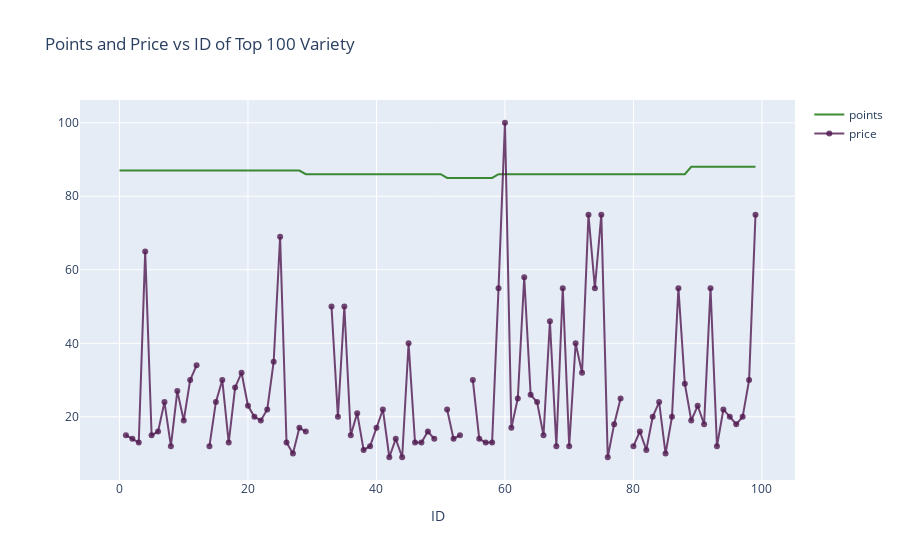

Notebook code cell kept with this figure:
### Code cell
#Plotly line Plot

df = winemag130_data.iloc[:100,:]

# import graph objects as "go"
import plotly.graph_objs as go

# Creating trace1
trace1 = go.Scatter(
                    x = df.ID,
                    y = df.points,
                    mode = "lines",
                    name = "points",
                    marker = dict(color = 'rgba(16, 112, 2, 0.8)'),
                    text= df.variety)
# Creating trace2
trace2 = go.Scatter(
                    x = df.ID,
                    y = df.price,
                    mode = "lines+markers",
                    name = "price",
                    marker = dict(color = 'rgba(80, 26, 80, 0.8)'),
                    text= df.variety)
data = [trace1, trace2]
layout = dict(title = 'Points and Price vs ID of Top 100 Variety',
              xaxis= dict(title= 'ID',ticklen= 5,zeroline= False)
             )
fig = dict(data = data, layout = layout)
iplot(fig)

### Figure 1 — Plotly figure (JSON) as saved in the notebook; plotly's stock layout.template omitted (floating-point values rounded to 4 significant figures)
{"data": [{"marker": {"color": "rgba(16, 112, 2, 0.8)"}, "mode": "lines", "name": "points", "text": ["White Blend", "Portuguese Red", "Pinot Gris", "Riesling", "Pinot Noir", "Tempranillo-Merlot", "Frappato", "Gewürztraminer", "Gewürztraminer", "Pinot Gris", "Cabernet Sauvignon", "Gewürztraminer", "Cabernet Sauvignon", "Nerello Mascalese", "Chardonnay", "Riesling", "Malbec", "Malbec", "Tempranillo Blend", "Meritage", "Red Blend", "Pinot Noir", "White Blend", "Merlot", "Nero d'Avola", "Pinot Noir", "White Blend", "Nero d'Avola", "Red Blend", "Chenin Blanc", "Gamay", "Red Blend", "White Blend", "Red Blend", "Sauvignon Blanc", "Pinot Noir", "Viognier-Chardonnay", "Cabernet Sauvignon", "Primitivo", "Nero d'Avola", "Catarratto", "Pinot Noir", "Gamay", "Sauvignon Blanc", "Merlot", "Red Blend", "Inzolia", "Riesling", "Sauvignon Blanc", "Gamay", "Red Blend", "Petit Verdot", "Monica", "Bordeaux-style White Blend", "Red Blend", "Chardonnay", "Chardonnay", "Grillo", "Pinot Noir", "Malbec", "Cabernet Sauvignon", "Sangiovese", "Cabernet Franc", "Champagne Blend", "Sauvignon Blanc", "Chardonnay", "Chardonnay", "Bordeaux-style Red Blend", "Red Blend", "Champagne Blend", "Chardonnay", "Cabernet Sauvignon", "Aglianico", "Cabernet Sauvignon", "Petite Sirah", "Bordeaux-style Red Blend", "Riesling", "Chardonnay", "Pinot Noir", "Touriga Nacional", "Carmenère", "Albariño", "Petit Manseng", "Rosé", "Zinfandel", "Riesling", "Albariño", "Merlot", "Vernaccia", "Rosato", "Red Blend", "Pinot Gris", "Meritage", "Grüner Veltliner", "Viognier", "Gamay", "Gamay", "Riesling", "Sangiovese", "Bordeaux-style Red Blend"], "type": "scatter", "x": [0, 1, 2, 3, 4, 5, 6, 7, 8, 9, 10, 11, 12, 13, 14, 15, 16, 17, 18, 19, 20, 21, 22, 23, 24, 25, 26, 27, 28, 29, 30, 31, 32, 33, 34, 35, 36, 37, 38, 39, 40, 41, 42, 43, 44, 45, 46, 47, 48, 49, 50, 51, 52, 53, 54, 55, 56, 57, 58, 59, 60, 61, 62, 63, 64, 65, 66, 67, 68, 69, 70, 71, 72, 73, 74, 75, 76, 77, 78, 79, 80, 81, 82, 83, 84, 85, 86, 87, 88, 89, 90, 91, 92, 93, 94, 95, 96, 97, 98, 99], "y": [87, 87, 87, 87, 87, 87, 87, 87, 87, 87, 87, 87, 87, 87, 87, 87, 87, 87, 87, 87, 87, 87, 87, 87, 87, 87, 87, 87, 87, 86, 86, 86, 86, 86, 86, 86, 86, 86, 86, 86, 86, 86, 86, 86, 86, 86, 86, 86, 86, 86, 86, 85, 85, 85, 85, 85, 85, 85, 85, 86, 86, 86, 86, 86, 86, 86, 86, 86, 86, 86, 86, 86, 86, 86, 86, 86, 86, 86, 86, 86, 86, 86, 86, 86, 86, 86, 86, 86, 86, 88, 88, 88, 88, 88, 88, 88, 88, 88, 88, 88]}, {"marker": {"color": "rgba(80, 26, 80, 0.8)"}, "mode": "lines+markers", "name": "price", "text": ["White Blend", "Portuguese Red", "Pinot Gris", "Riesling", "Pinot Noir", "Tempranillo-Merlot", "Frappato", "Gewürztraminer", "Gewürztraminer", "Pinot Gris", "Cabernet Sauvignon", "Gewürztraminer", "Cabernet Sauvignon", "Nerello Mascalese", "Chardonnay", "Riesling", "Malbec", "Malbec", "Tempranillo Blend", "Meritage", "Red Blend", "Pinot Noir", "White Blend", "Merlot", "Nero d'Avola", "Pinot Noir", "White Blend", "Nero d'Avola", "Red Blend", "Chenin Blanc", "Gamay", "Red Blend", "White Blend", "Red Blend", "Sauvignon Blanc", "Pinot Noir", "Viognier-Chardonnay", "Cabernet Sauvignon", "Primitivo", "Nero d'Avola", "Catarratto", "Pinot Noir", "Gamay", "Sauvignon Blanc", "Merlot", "Red Blend", "Inzolia", "Riesling", "Sauvignon Blanc", "Gamay", "Red Blend", "Petit Verdot", "Monica", "Bordeaux-style White Blend", "Red Blend", "Chardonnay", "Chardonnay", "Grillo", "Pinot Noir", "Malbec", "Cabernet Sauvignon", "Sangiovese", "Cabernet Franc", "Champagne Blend", "Sauvignon Blanc", "Chardonnay", "Chardonnay", "Bordeaux-style Red Blend", "Red Blend", "Champagne Blend", "Chardonnay", "Cabernet Sauvignon", "Aglianico", "Cabernet Sauvignon", "Petite Sirah", "Bordeaux-style Red Blend", "Riesling", "Chardonnay", "Pinot Noir", "Touriga Nacional", "Carmenère", "Albariño", "Petit Manseng", "Rosé", "Zinfandel", "Riesling", "Albariño", "Merlot", "Vernaccia", "Rosato", "Red Blend", "Pinot Gris", "Meritage", "Grüner Veltliner", "Viognier", "Gamay", "Gamay", "Riesling", "Sangiovese", "Bordeaux-style Red Blend"], "type": "scatter", "x": [0, 1, 2, 3, 4, 5, 6, 7, 8, 9, 10, 11, 12, 13, 14, 15, 16, 17, 18, 19, 20, 21, 22, 23, 24, 25, 26, 27, 28, 29, 30, 31, 32, 33, 34, 35, 36, 37, 38, 39, 40, 41, 42, 43, 44, 45, 46, 47, 48, 49, 50, 51, 52, 53, 54, 55, 56, 57, 58, 59, 60, 61, 62, 63, 64, 65, 66, 67, 68, 69, 70, 71, 72, 73, 74, 75, 76, 77, 78, 79, 80, 81, 82, 83, 84, 85, 86, 87, 88, 89, 90, 91, 92, 93, 94, 95, 96, 97, 98, 99], "y": [null, 15, 14, 13, 65, 15, 16, 24, 12, 27, 19, 30, 34, null, 12, 24, 30, 13, 28, 32, 23, 20, 19, 22, 35, 69, 13, 10, 17, 16, null, null, null, 50, 20, 50, 15, 21, 11, 12, 17, 22, 9, 14, 9, 40, 13, 13, 16, 14, null, 22, 14, 15, null, 30, 14, 13, 13, 55, 100, 17, 25, 58, 26, 24, 15, 46, 12, 55, 12, 40, 32, 75, 55, 75, 9, 18, 25, null, 12, 16, 11, 20, 24, 10, 20, 55, 29, 19, 23, 18, 55, 12, 22, 20, 18, 20, 30, 75]}], "layout": {"autosize": true, "title": {"text": "Points and Price vs ID of Top 100 Variety"}, "xaxis": {"autorange": true, "range": [-6.121, 105.1], "ticklen": 5, "title": {"text": "ID"}, "type": "linear", "zeroline": false}, "yaxis": {"autorange": true, "range": [1.49, 107.5], "type": "linear"}}}
